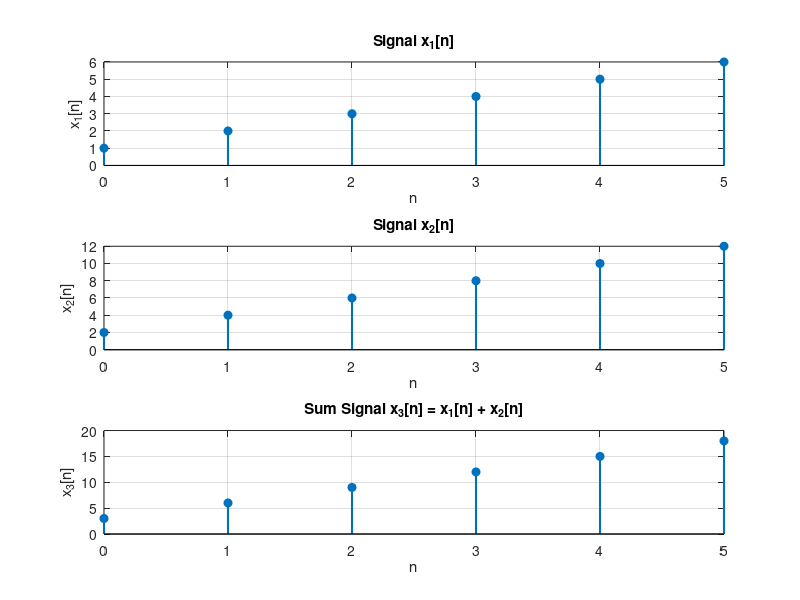

Write MATLAB code to recreate this figure.
clc; clear; close all;

n = 0:5;
x1 = [1, 2, 3, 4, 5, 6];
x2 = [2, 4, 6, 8, 10, 12];
x3 = x1 + x2;

figure;

subplot(3, 1, 1);
stem(n, x1, 'filled', 'LineWidth', 1.5);
title('Signal x_1[n]');
xlabel('n'); ylabel('x_1[n]');
grid on;

subplot(3, 1, 2);
stem(n, x2, 'filled', 'LineWidth', 1.5);
title('Signal x_2[n]');
xlabel('n'); ylabel('x_2[n]');
grid on;

subplot(3, 1, 3);
stem(n, x3, 'filled', 'LineWidth', 1.5);
title('Sum Signal x_3[n] = x_1[n] + x_2[n]');
xlabel('n'); ylabel('x_3[n]');
grid on;
